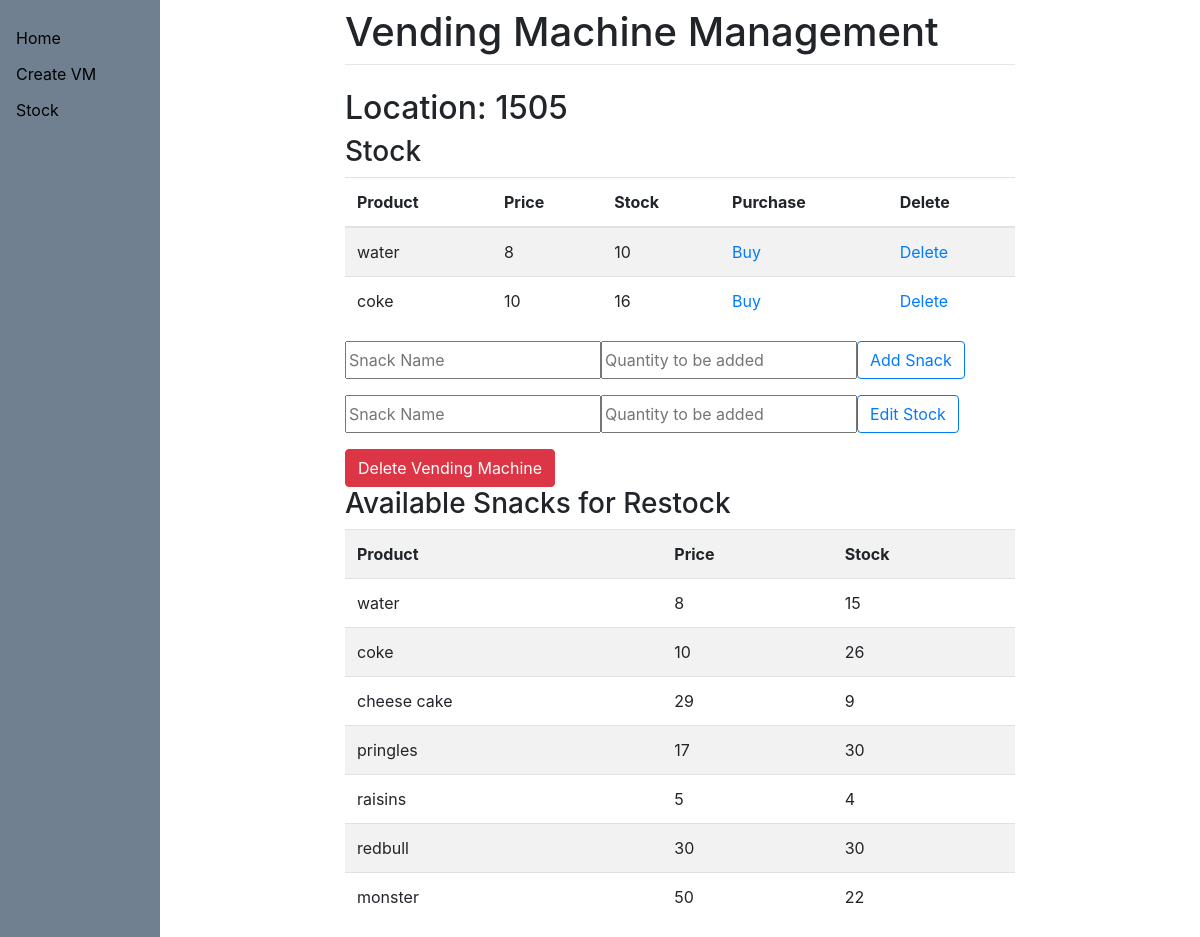
Page /1505 on the earlier database version.
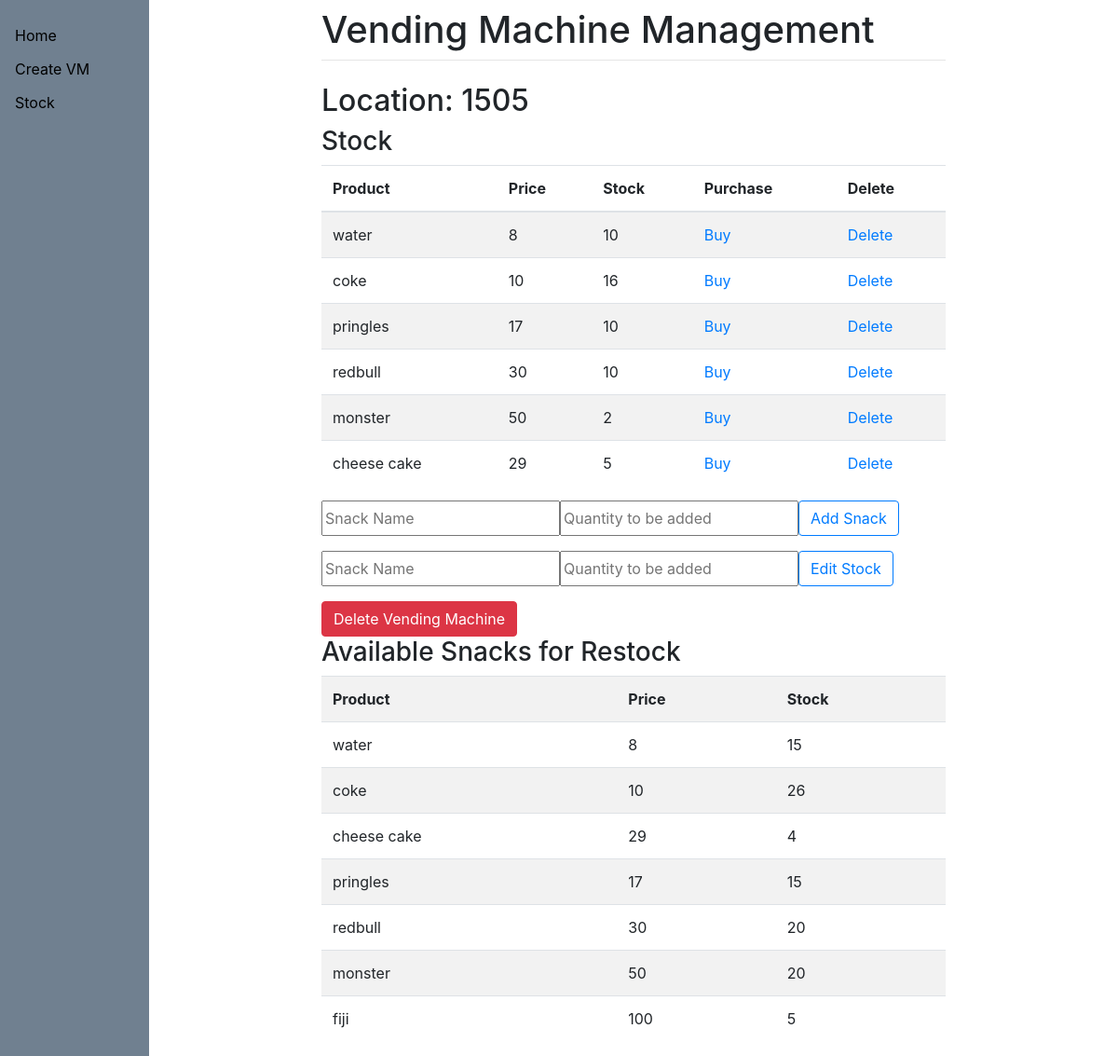
Same page on the later database version.
### vending/models.py (models this page shows, shortened)
class Stock(models.Model):
    vendingMachine = models.ForeignKey(VendingMachine, on_delete=models.CASCADE)
    snacks = models.ForeignKey(Snacks, on_delete=models.CASCADE)
    stock = models.IntegerField()

class Snacks(models.Model):
    name = models.CharField(max_length=200)
    price = models.IntegerField()
    totalQuantity = models.IntegerField()
    availableQuantity = models.IntegerField(default=0)

### vending/views.py (the view)
# urls.py: path("<str:loc>", views.vending_machine, name="index"),
def vending_machine(response, loc):
    if VendingMachine.objects.filter(location=loc).count() == 0:
        return render(response, "vending/pageNotFound.html", {})
    vm = VendingMachine.objects.get(location=loc)
    stock = Stock.objects.filter(vendingMachine=vm)
    snacks = Snacks.objects.all()
    if response.method == "GET":
        return render(response, "vending/vendingMachine.html", {"vm": vm, "stock": stock, "snacks": snacks})
    return render(response, "vending/vendingMachine.html", {"vm": vm, "stock": stock, "snacks": snacks})

### vending/templates/vending/vendingMachine.html (shortened to what this page needs)
{% extends "vending/base.html" %}
{% block content %}
<h2>Location: {{ vm.location }}</h2>
<h3>Stock</h3>
<table class="table table-striped">
    <thead>
    <tr>
        <th scope="col">Product</th>
        <th scope="col">Price</th>
        <th scope="col">Stock</th>
        <th scope="col">Purchase</th>
        <th scope="col">Delete</th>
    </tr>
    </thead>
    <tbody>
    {% for item in stock %}
    {% if item.stock != 0 %}
    <tr>
        <td>{{ item.snacks.name }}</td>
        <td>{{ item.snacks.price }}</td>
        <td>{{ item.stock }}</td>
        <td><a href="/purchaseSnack/{{ vm.id }}/{{ item.snacks.id }}/">Buy</a></td>
        <td><a href="/deleteSnack/{{ vm.id }}/{{ item.snacks.id }}/">Delete</a></td>
    </tr>
    {% endif %}
    {% endfor %}
    </tbody>
</table>
<div class="addSnack">
    <form method="post" , action="/add_snack_to_vm/{{ vm.id}}" class="form-group">
        <div class="input-group mb-3">
            <input type="text" name="snackName" placeholder="Snack Name">
            <input type="number" name="snackQty" placeholder="Quantity to be added">
            <button type="submit" name="addSnack" value="newSnack" class="btn btn-outline-primary">Add Snack
            </button>
        </div>
    </form>
</div>
<div class="editStock">
    <form method="post" , action="/edit_stock_vm/{{ vm.id }}" class="form-group">
        <div class="input-group mb-3">
            <input type="text" name="snackName" placeholder="Snack Name">
            <input type="number" name="snackQty" placeholder="Quantity to be added">
            <button type="submit" name="editStock" value="editStock" class="btn btn-outline-primary">Edit Stock
            </button>
        </div>
    </form>
</div>
<div>
    <a href="/deleteVM/{{vm.id}}">
        <button type="submit" class="btn btn-danger" onclick="return confirm('Are you Sure?');">Delete Vending
            Machine
        </button>
    </a>
</div>
<h3>Available Snacks for Restock</h3>
<table class="table table-striped">
    <tr>
        <th scope="col">Product</th>
        <th scope="col">Price</th>
        <th scope="col">Stock</th>
    </tr>
    {% for snack in snacks %}
    {% if snack.stock != 0 %}
    <tr>
        <td>{{ snack.name }}</td>
        <td>{{ snack.price }}</td>
        <td>{{ snack.availableQuantity }}</td>
    </tr>
    {% endif %}
    {% endfor %}
</table>
{% endblock %}

Differences in the rows shown:
removed Snacks: name "raisins", price "5", availableQuantity "4"
added Stock: snacks.name "pringles", snacks.price "17", stock "10"
added Stock: snacks.name "redbull", snacks.price "30", stock "10"
added Stock: snacks.name "monster", snacks.price "50", stock "2"
added Stock: snacks.name "cheese cake", snacks.price "29", stock "5"
changed Snacks "cheese cake": availableQuantity "9" → "4"
changed Snacks "pringles": availableQuantity "30" → "15"
changed Snacks "redbull": availableQuantity "30" → "20"
changed Snacks "monster": availableQuantity "22" → "20"
added Snacks: name "fiji", price "100", availableQuantity "5"
